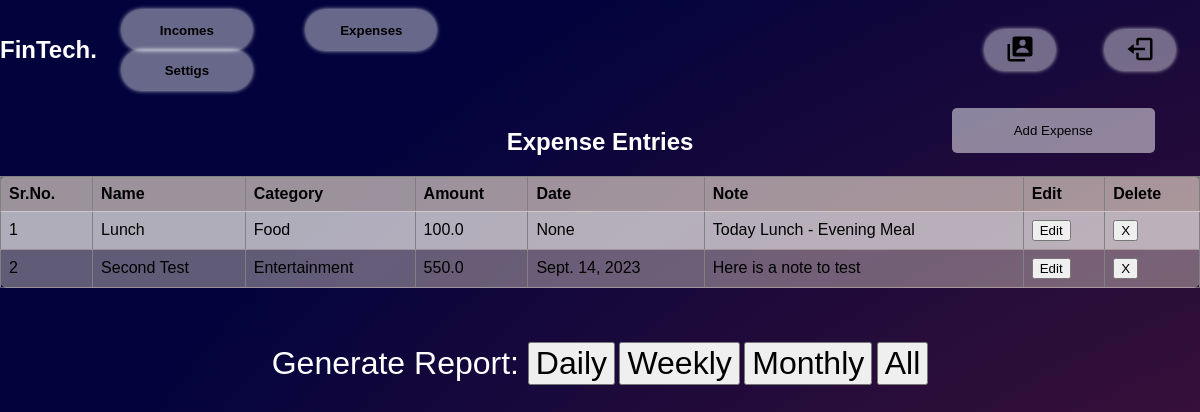
Before: /expenses (signed in) with the older database file.
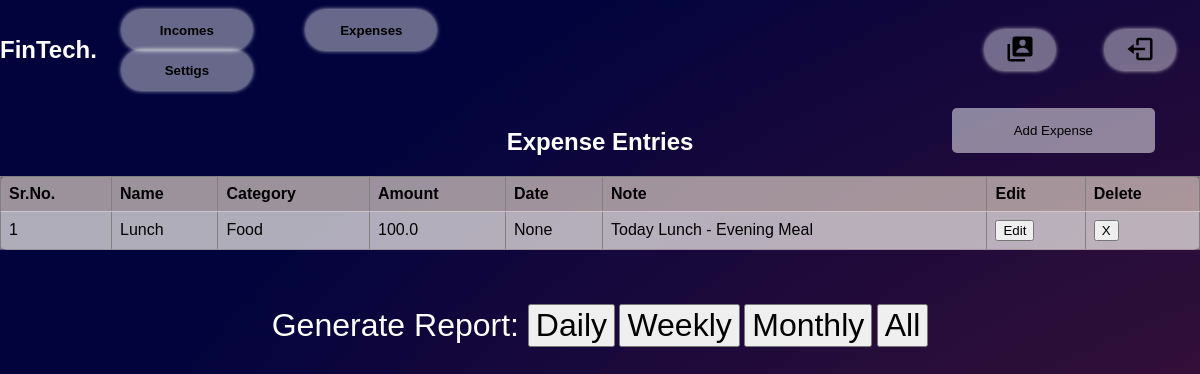
After: the same page with the newer database file.
### FinTech/models.py (models this page shows, shortened)
class Expense(models.Model):
    user =models.ForeignKey(User,  related_name='Exp_user_name', on_delete=models.CASCADE)
    name= models.CharField(max_length=50)
    date = models.DateField(default=date.today())
    amount= models.FloatField()
    category = models.ForeignKey(ExpenseCategory, related_name='expense_catg', on_delete=models.CASCADE)
    note=models.TextField()

class ExpenseCategory(models.Model):
    name = models.CharField(max_length=50, unique=True)
    def __str__(self):
        return self.name

### FinTech/views.py (the view, shortened to what this page needs)
# urls.py: path('expenses',views.expenses,name="expenses"),
def expenses(request):
    if request.user.is_authenticated:
        expenses_catg= ExpenseCategory.objects.all()
        expenses= Expense.objects.filter(user=request.user.id)
        return render(request,"expense.html",{"categories":expenses_catg,"expenses":expenses})
    else:
        return redirect("/")

### templates/expense.html (shortened to what this page needs)
{% load static %}
<!DOCTYPE html>
<html>
<head>
    <link rel="stylesheet" href="{% static './expense.css' %}">
    <link rel="stylesheet" href="{% static 'nav.css' %}">
</head>
<body>
    <nav class="nav">
        <a href="/dashboard" id="logo"><h1>FinTech.</h1></a>
         <div class="nav-button">
             <button class="btn" id="Income" onclick="location.href='/incomes'">Incomes</button>
             <button class="btn" id="Expense" onclick="location.href='/expenses'">Expenses</button>
             <button class="btn" id="Setting" onclick="location.href='/settings'">Settigs</button>
         </div>
         <div class="nav-logo">
             <button class="btn left" id="Profile" onclick="location.href='/profile'"><img/></button>
             <button class="btn left" id="Logout" onclick="location.href='/logout'"><img/></button>
         </div>
     </nav>
     <br>
    <button id="addIncomeButton" onclick="showIncomeForm()">Add Expense</button>
    <h2 style="color: white;">Expense Entries</h2>
    <table id="incomeTable" border="1">
        <tr>
            <th>Sr.No.</th>
            <th>Name</th>
            <th>Category</th>
            <th>Amount</th>
            <th>Date</th>
            <th>Note</th>
            <th>Edit</th>
            <th>Delete</th>
        </tr>
        {% for expense in expenses %}
        <tr>
            <td>{{forloop.counter}}</td>
            <td>{{expense.name}}</td>
            <td>{{expense.category}}</td>
            <td>{{expense.amount}}</td>
            <td>{{expense.date}}</td>
            <td>{{expense.note}}</td>
            <td>
                <div class="rem">
                    <button type="button" onclick="location.href='/edit-expense/{{expense.id}}' ">
                        <span class="glyphicon glyphicon-trash">Edit</span>
                    </button>
                </div>
            </td>
            <td>
                <div class="rem">
                    <button type="button" onclick="location.href='/delete-expense/{{expense.id}}' ">
                        <span class="glyphicon glyphicon-trash">X</span>
                    </button>
                </div>
            </td>
        </tr>
        {% endfor %}
    </table>
    <br><br><br>
    <div style="position: relative; text-align: center;">
        <label style="font-size: 2em; color: white;" for="date">Generate Report: </label>
        <button style="font-size: 2em;align-self: center;" type="button" onclick="location.href='/expense-report/daily' ">
            <span class="glyphicon glyphicon-trash"> Daily </span>
        </button>
        <button style="font-size: 2em;align-self: center;" type="button" onclick="location.href='/expense-report/weekly' ">
            <span class="glyphicon glyphicon-trash"> Weekly </span>
        </button>
        <button style="font-size: 2em;align-self: center;" type="button" onclick="location.href='/expense-report/monthly' ">
            <span class="glyphicon glyphicon-trash"> Monthly </span>
        </button>
        <button style="font-size: 2em;align-self: center;" type="button" onclick="location.href='/expense-report/alltime' ">
            <span class="glyphicon glyphicon-trash"> All </span>
        </button>
    </div>
</body>
</html>

Changed rows visible on the page:
removed Expense: name "Second Test", category "Entertainment", amount "550.0", date "Sept. 14, 2023", note "Here is a note to test"
